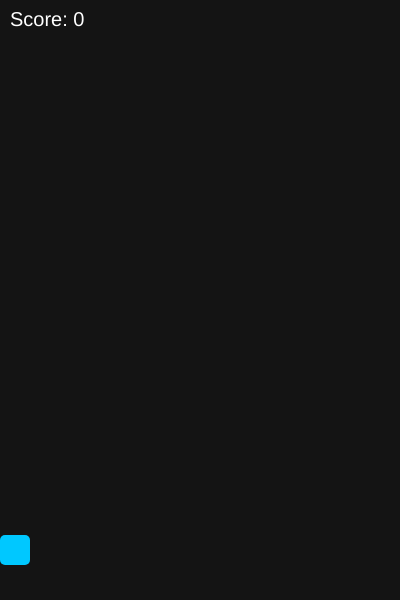
Frame 1 (no input)
Frame 60 (no input): identical to frame 1, image omitted
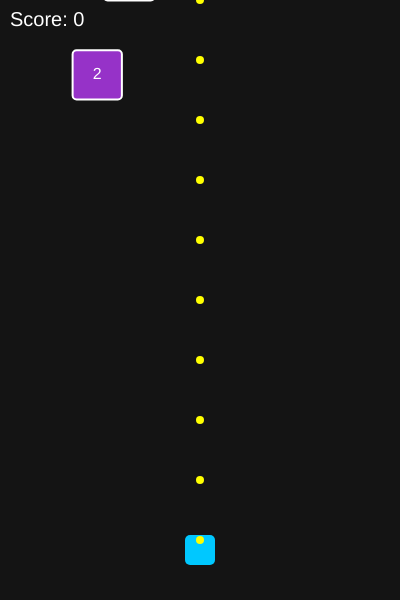
Frame 120 (the mouse pressed at the canvas centre since frame 60)

The p5.js sketch that drew these frames (run headless with seeded random() and noise() and a simulated clock; from frame 60 on, the mouse is pressed at the canvas centre):

// p5.js sketch
// ── sketch.js
let player;
let bullets = [];
let enemies = [];
let score = 0;
let gameOver = false;
let spawnTimer = 0;

function setup() {
  createCanvas(400, 600);
  player = new Player();
}

function draw() {
  background(20);

  if (gameOver) {
    // ゲームオーバー画面
    fill(255);
    textSize(32);
    textAlign(CENTER, CENTER);
    text("GAME OVER", width / 2, height / 2 - 20);
    textSize(18);
    text("Score: " + score, width / 2, height / 2 + 20);
    text("Click to Restart", width / 2, height / 2 + 60);
    return;
  }

  // スコア表示
  fill(255);
  textSize(20);
  textAlign(LEFT, TOP);
  text("Score: " + score, 10, 10);

  // プレイヤーの更新と描画
  player.update();
  player.display();

  // 【調整】マウスを押しっぱなしにしている間、6フレームに1回自動で弾を発射（オート連射）
  if (mouseIsPressed && frameCount % 6 === 0) {
    bullets.push(new Bullet(player.x, player.y));
  }

  // ブロックを生成するタイマー（少しのんびり出てくるように変更）
  spawnTimer++;
  if (spawnTimer >= 50) { 
    enemies.push(new Enemy());
    spawnTimer = 0;
  }

  // 弾の更新と描画
  for (let i = bullets.length - 1; i >= 0; i--) {
    bullets[i].update();
    bullets[i].display();

    if (bullets[i].isOffscreen()) {
      bullets.splice(i, 1);
    }
  }

  // 敵の更新と描画、および衝突判定
  for (let i = enemies.length - 1; i >= 0; i--) {
    enemies[i].update();
    enemies[i].display();

    // プレイヤーとの衝突、または画面の一番下まで届いたらゲームオーバー
    if (enemies[i].hitsPlayer(player) || enemies[i].y > height) {
      gameOver = true;
    }

    // 弾との衝突判定
    for (let j = bullets.length - 1; j >= 0; j--) {
      if (enemies[i].hitsBullet(bullets[j])) {
        enemies[i].hp--; 
        bullets.splice(j, 1); 

        if (enemies[i].hp <= 0) {
          score += 1; // 1ブロック撃破で1点
          enemies.splice(i, 1); 
        }
        break; 
      }
    }
  }
}

// ゲームオーバー時のリスタート用クリック判定
function mousePressed() {
  if (gameOver) {
    restartGame();
  }
}

function restartGame() {
  bullets = [];
  enemies = [];
  score = 0;
  gameOver = false;
  spawnTimer = 0;
  player = new Player();
}

// --- クラス定義 ---

class Player {
  constructor() {
    this.x = width / 2;
    this.y = height - 50;
    this.size = 30;
  }

  update() {
    this.x = constrain(mouseX, this.size / 2, width - this.size / 2);
  }

  display() {
    fill(0, 200, 255);
    noStroke();
    rectMode(CENTER);
    rect(this.x, this.y, this.size, this.size, 5);
  }
}

class Bullet {
  constructor(x, y) {
    this.x = x;
    this.y = y;
    this.speed = 10; // 【調整】弾の速度を少しアップして当てやすく
    this.size = 8;
  }

  update() {
    this.y -= this.speed;
  }

  display() {
    fill(255, 255, 0);
    noStroke();
    ellipse(this.x, this.y, this.size);
  }

  isOffscreen() {
    return this.y < 0;
  }
}

class Enemy {
  constructor() {
    this.size = random(35, 55);
    this.x = random(this.size / 2, width - this.size / 2);
    this.y = -this.size;
    
    // 【調整】落ちてくるスピードを「1〜2」のゆっくりに固定
    this.speed = random(1.0, 2.0);
    
    // 【調整】ブロックのHPを「1〜3」の低めに固定
    this.hp = floor(random(1, 4)); 
  }

  update() {
    this.y += this.speed;
  }

  display() {
    stroke(255);
    strokeWeight(2);
    fill(150, 50, 200); 
    rectMode(CENTER);
    rect(this.x, this.y, this.size, this.size, 4);

    fill(255);
    noStroke();
    textSize(16);
    textAlign(CENTER, CENTER);
    text(this.hp, this.x, this.y);
  }

  hitsBullet(bullet) {
    let d = dist(this.x, this.y, bullet.x, bullet.y);
    return d < (this.size / 2 + bullet.size / 2);
  }

  hitsPlayer(player) {
    let d = dist(this.x, this.y, player.x, player.y);
    return d < (this.size / 2 + player.size / 2);
  }
}
